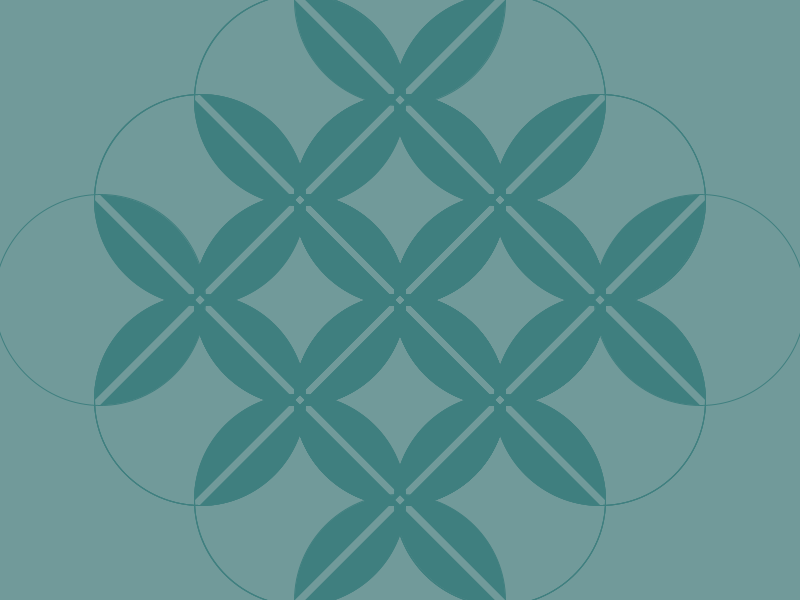
Frame 1 (no input)
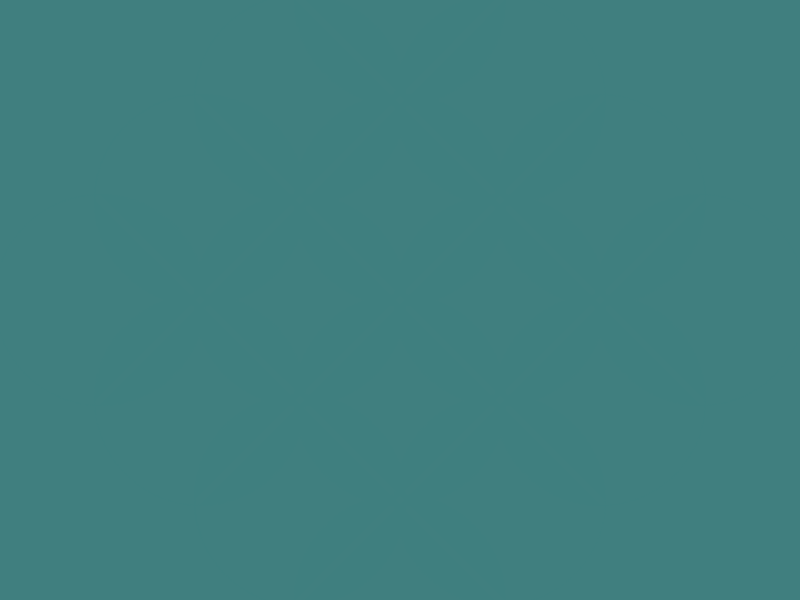
Frame 60 (the mouse pressed at the canvas centre just before this capture)
Frame 120 (the mouse held since frame 60 and released just before this capture): identical to frame 60, image omitted

The Processing sketch that drew these frames (run headless with seeded random() and noise(); from frame 60 on, the mouse is pressed at the canvas centre):

// Processing sketch: Basri_forKeyMouse
// ── Basri_forKeyMouse.pde
float[] pots = new float[8];
/*
* POTs Values are as follows:
* 0. Main color / Backgound color brightness
* 1. Main color saturation
* 2. Main color hue
* 3. Number of point on the circle
* 4. Circle Diameter
* 5. Backgound color opacity
* 6. Backgound color hue
* 7. Backgound color saturation
*
*/
float increment = 0.05;

ArrayList<PVector[]> levels = new ArrayList<PVector[]>();

PVector centerPoint;

int WIDTH = 800;
int HEIGHT = 600;

float circleDiameter = 200;
float minDiameter;
float maxDiameter = 250;
float circleRadius = circleDiameter/2;

int minNumRadPoints = 4;
int maxNumRadPoints = 9;
int numberOfRadiusPoints = 4;

int numberOfLevels = 3;
float angleInRadians = TWO_PI/numberOfRadiusPoints;

color mainColor, backgroundColor;

void settings() {
  size(WIDTH, HEIGHT);
}

void setup() {
  colorMode(HSB, TWO_PI, 100, 100, 100);
  
  pots[0] = 0.5;
  pots[1] = 0.5;
  pots[2] = 0.5;
  pots[3] = 0.5;
  pots[4] = 0.5;
  pots[5] = 0.5;
  pots[6] = 0.5;
  pots[7] = 0.5;
  
  calcTheLevels();
}

void draw() {
  PVector[] currentLevel = levels.get(levels.size() - 1);
  
  mainColor = color(TWO_PI*pots[2], 100*pots[1], 100*pots[0]);
  backgroundColor = color(TWO_PI*pots[6], 100*pots[7], map(pots[0], 1, 0, 0, 100), map(pots[5], 0, 1, 30, 100));
  
  noStroke();
  fill(backgroundColor);
  rect(0, 0, width, height);
  
  circleDiameter = map(pots[4], 0, 1, minDiameter, maxDiameter);
  
  for (int j = 0; j < currentLevel.length; j++) {
    // draw the circles
    stroke(mainColor);
    noFill();
    ellipse(currentLevel[j].x, currentLevel[j].y, circleDiameter, circleDiameter);

    //draw the arches
    fill(mainColor);
    noStroke();

    int halfPoint = numberOfRadiusPoints/2;
    float startAngle, stopAngle;
    if (numberOfRadiusPoints % 2 == 0) { //for even number of points

      startAngle = -angleInRadians*(numberOfRadiusPoints-halfPoint+1-j);
      stopAngle = -angleInRadians*(numberOfRadiusPoints-halfPoint+1-j)+angleInRadians;

      arc(currentLevel[j].x, currentLevel[j].y, circleDiameter, circleDiameter, startAngle, stopAngle, CHORD);

      startAngle = -angleInRadians*(numberOfRadiusPoints-halfPoint-j);
      stopAngle = -angleInRadians*(numberOfRadiusPoints-halfPoint-j)+angleInRadians;
      arc(currentLevel[j].x, currentLevel[j].y, circleDiameter, circleDiameter, startAngle, stopAngle, CHORD);
    } 
    else {
      startAngle = -angleInRadians*(numberOfRadiusPoints-halfPoint-j);
      stopAngle = -angleInRadians*(numberOfRadiusPoints-halfPoint-j)+angleInRadians;

      arc(currentLevel[j].x, currentLevel[j].y, circleDiameter, circleDiameter, startAngle, stopAngle, CHORD);
    }
  }// for all elements on this level
}//end of draw


//
//
// ALL THE FUNCTIONS USED
//
//

void calcTheLevels() {
  levels.clear();
  for (int i = 0; i <= numberOfLevels; i++) {
    levels.add(new PVector[ int(pow(numberOfRadiusPoints, i)) ]);
  }

  for (int i = 0; i <= numberOfLevels; i++) {
    PVector[] currentLevel = levels.get(i);
    PVector[] previousLevel = (i != 0) ? levels.get(i-1) : new PVector[0];

    for (int j = 0; j < currentLevel.length; j++) {
      if (i != 0) {
        centerPoint = previousLevel[floor(j/numberOfRadiusPoints)];
        float pointX = centerPoint.x + cos(angleInRadians*j)*circleRadius;
        float pointY = centerPoint.y + sin(angleInRadians*j)*circleRadius;
        currentLevel[j] = new PVector(pointX, pointY);
      } else {
        currentLevel[j] = new PVector(width/2, height/2);
      }
    }
  }
  
  // calc min and max diamater
  PVector zeroPoint = new PVector(centerPoint.x+(cos(0)*circleRadius), centerPoint.y+(sin(0)*circleRadius));
  PVector anglePoint = new PVector(centerPoint.x+(cos(angleInRadians)*circleRadius), centerPoint.y+(sin(angleInRadians)*circleRadius));
  
  float archHeight = circleRadius - (cos(angleInRadians/2)*circleRadius);
  
  minDiameter = PVector.dist(zeroPoint, anglePoint) + (archHeight);
}

void keyReleased(){
  switch(key){
    case 'q':
      if(pots[0] < 1) pots[0] = pots[0]+increment;
      break;
    case 'a':
      if(pots[0] > 0) pots[0] = pots[0]-increment;
      break;
    case 'w':
      if(pots[1] < 1) pots[1] = pots[1]+increment;
      break;
    case 's':
      if(pots[1] > 0) pots[1] = pots[1]-increment;
      break;
    case 'e':
      if(pots[2] < 1) pots[2] = pots[2]+increment;
      break;
    case 'd':
      if(pots[2] > 0) pots[2] = pots[2]-increment;
      break;
    case 'r':
      if(pots[3] < 1) pots[3] = pots[3]+increment;
      numberOfRadiusPoints = round(map(pots[3], 1, 0, minNumRadPoints, maxNumRadPoints));
      angleInRadians = TWO_PI/numberOfRadiusPoints;
      thread("calcTheLevels");
      break;
    case 'f':
      if(pots[3] > 0) pots[3] = pots[3]-increment;
      numberOfRadiusPoints = round(map(pots[3], 1, 0, minNumRadPoints, maxNumRadPoints));
      angleInRadians = TWO_PI/numberOfRadiusPoints;
      thread("calcTheLevels");
      break;
    case 't':
      if(pots[4] < 1) pots[4] = pots[4]+increment;
      break;
    case 'g':
      if(pots[4] > 0) pots[4] = pots[4]-increment;
      break;
    case 'y':
      if(pots[5] < 1) pots[5] = pots[5]+increment;
      break;
    case 'h':
      if(pots[5] > 0) pots[5] = pots[5]-increment;
      break;
    case 'u':
      if(pots[6] < 1) pots[6] = pots[6]+increment;
      break;
    case 'j':
      if(pots[6] > 0) pots[6] = pots[6]-increment;
      break;
    case 'i':
      if(pots[7] < 1) pots[7] = pots[7]+increment;
      break;
    case 'k':
      if(pots[7] > 0) pots[7] = pots[7]-increment;
      break;
  }
}
